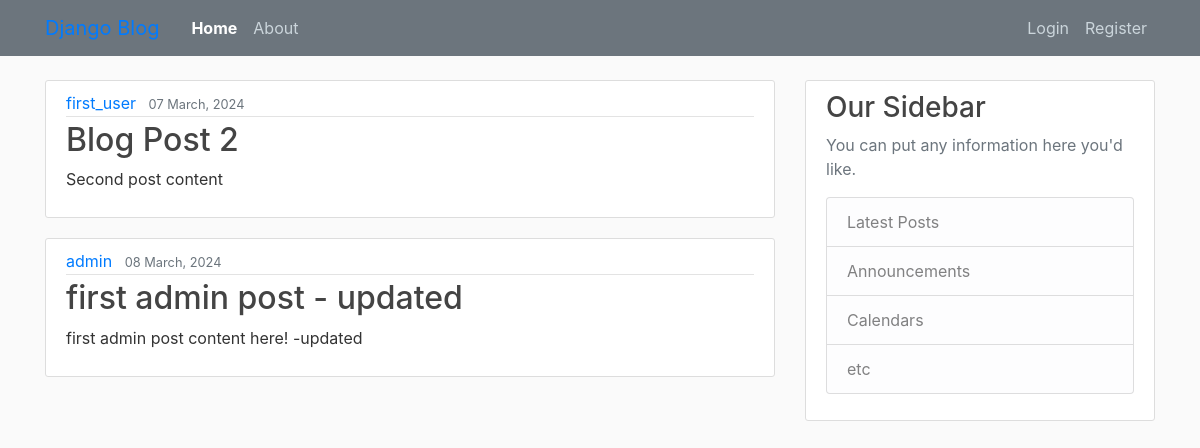
The page / on the database its author committed.
### blog/models.py (models this page shows, shortened)
class Posts(models.Model):
    title = models.CharField(max_length=100)
    content = models.TextField()
    date_posted = models.DateTimeField(default=timezone.now)
    author = models.ForeignKey(User, on_delete=models.CASCADE)

### blog/views.py (the view)
# urls.py: path('',view=views.home,name='blog-home'),
def home(request):
    context = {
        'posts': Posts.objects.all(),
        'active': 'home'
    }
    return render(request, 'blog/home.html', context)

### blog/templates/blog/home.html
{% extends "blog/base.html" %} {% block content %} {% for post in posts %}
<article class="media content-section">
  <div class="media-body">
    <div class="article-metadata">
      <a class="mr-2" href="#">{{ post.author }}</a>
      <small class="text-muted">{{ post.date_posted | date:"d F, Y" }}</small>
    </div>
    <h2><a class="article-title" href="#">{{ post.title }}</a></h2>
    <p class="article-content">{{ post.content }}</p>
  </div>
</article>
{% endfor %} {% endblock content %}

### blog/static/blog/main.css (style rules this page uses)
body { background: #fafafa; color: #333333; margin-top: 5rem; }
h1, h2, h3, h4, h5, h6 { color: #444444; }
.content-section { background: #ffffff; padding: 10px 20px; border: 1px solid #dddddd; border-radius: 3px; margin-bottom: 20px; }
.article-title { color: #444444; }
.article-content { white-space: pre-line; }
.article-metadata { padding-bottom: 1px; margin-bottom: 4px; border-bottom: 1px solid #e3e3e3; }

### rows shown on the page
Posts: author "first_user", date_posted "07 March, 2024", title "Blog Post 2", content "Second post content"
Posts: author "admin", date_posted "08 March, 2024", title "first admin post - updated", content "first admin post content here! -updated"
